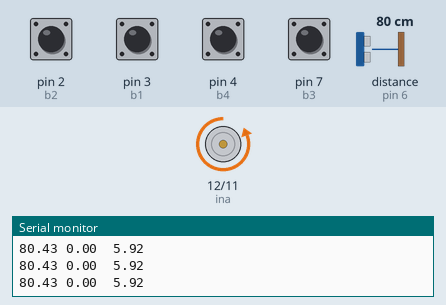
The sketch below on a simulated Arduino Uno, built with avr-gcc and run on an emulated ATmega328P. On the bench: motor-driver pin pairs drawn as motors (green arrow = first pin HIGH = forward, orange = second pin HIGH = backward, longer = more drive, scaled by the enable pin), the last lines printed to the serial monitor. Wiring (inferred from the names in the program): ultrasonic range finder: trigger pin 5; echo pin 6. The inputs (shaded band) are chosen by the test bench; at power-on: pin 2 (b2), pin 3 (b1), pin 4 (b4), pin 7 (b3) HIGH, distance to the obstacle (sensor on pin 6) 80 cm. The echo pulse lasts 58.3 µs per cm.

Above: at 1.2 s.
1.3 s: pin 2 (b2) pulled LOW for 0.15 s
4.3 s: distance to the obstacle (sensor on pin 6) set to 250 cm
At 5.6 s:
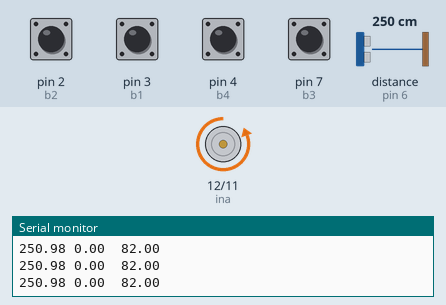
5.9 s: distance to the obstacle (sensor on pin 6) set to 2 cm
At 7.3 s:
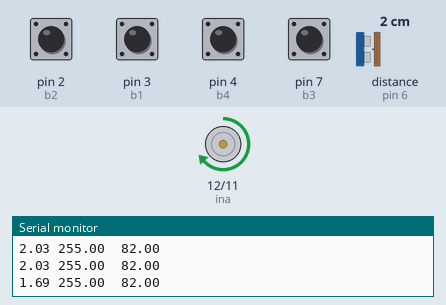
8.9 s: pin 4 (b4) pulled LOW for 0.15 s
At 9.06 s:
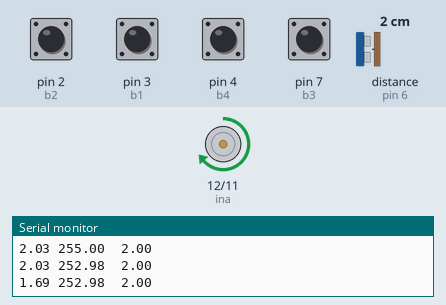
12.0 s: distance to the obstacle (sensor on pin 6) set to 18 cm
At 13.3 s:
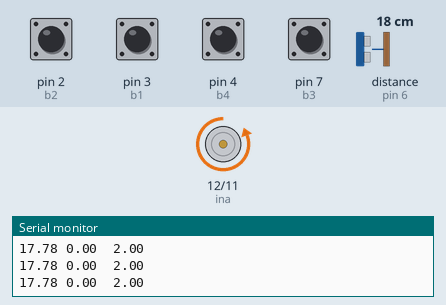
13.6 s: pin 3 (b1) pulled LOW for 0.15 s
At 14.0 s:
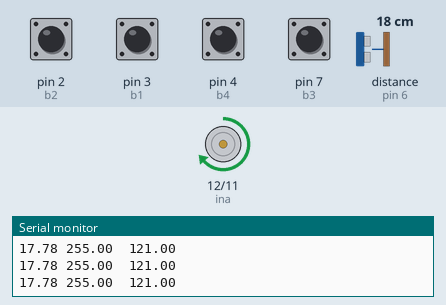
Timing chart, 0 to 16.6 s (numbered marks = the images above; inputs shaded):
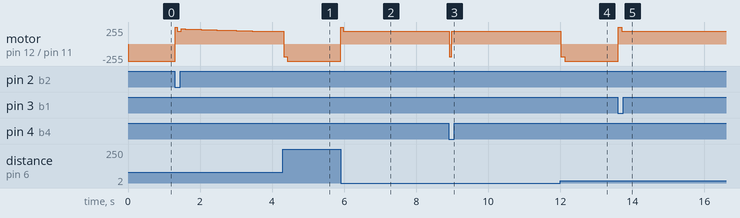

Measured:
- after the input at 4.3 s, motor on pin 12 (ina) / pin 11 (inb): forward 190/255 → backward 190/255 at once, → backward 255/255 0.09 s later
- after the input at 5.9 s, motor on pin 12 (ina) / pin 11 (inb): backward 255/255 → forward 255/255 at once, → forward 190/255 0.08 s later
- after the input at 8.9 s, motor on pin 12 (ina) / pin 11 (inb): forward 190/255 → backward 190/255 at once, → forward 191/255 0.08 s later, → forward 190/255 0.12 s later
- after the input at 12.0 s, motor on pin 12 (ina) / pin 11 (inb): forward 190/255 → backward 190/255 at once, → backward 255/255 0.10 s later
- after the input at 13.6 s, motor on pin 12 (ina) / pin 11 (inb): backward 255/255 → forward 255/255 at once, → forward 190/255 0.09 s later

The sketch:

teste_elevador.ino
```cpp
#include <PID_v1.h>
/*
ponteh
10 pwm
12 ina
11 inb
sensor
trig 5
echo 6
*/


// define as distancias dos andares
#define F1 121.00
#define F2 82.00
#define F3 43.00
#define F4 2.00

// define os pinos para a ponteH
const byte pwm = 10;
const byte ina = 12;
const byte inb = 11;

//Define os pinos para o trigger e echo
const byte trig = 5;
const byte echo = 6;

// define os botões
const byte b1 = 3;
const byte b2 = 2;
const byte b3 = 7;
const byte b4 = 4;

// define variavel que guarda set points
double setpoint = 5.92;

// define as variaveis do botão
bool b1_value;
bool b2_value;
bool b3_value;
bool b4_value;

// define as constantes do PID
double kp = 55;
double ki = 35;
double kd = 70;

// defiene os parametros do pid
double input;
double output;
double echo_time;

// cria o objeto PID
PID myPID(&input, &output, &setpoint, kp,ki,kd, DIRECT);

// funções de movimento;
void mov_down(byte a, byte b){
 digitalWrite(a, LOW);
  digitalWrite(b, HIGH);
}

void mov_up(byte a, byte b){
   digitalWrite(a, HIGH);
   digitalWrite(b, LOW);
}

void stp(byte a, byte b){
   digitalWrite(a, HIGH);
  digitalWrite(b, HIGH);
}


void setup(){
  myPID.SetMode(AUTOMATIC);
  Serial.begin(9600);
  pinMode(pwm, OUTPUT);
  pinMode(ina, OUTPUT);
  pinMode(inb, OUTPUT);
  pinMode(trig, OUTPUT);
  pinMode(echo, INPUT);
  pinMode(b1, INPUT_PULLUP);
  pinMode(b2, INPUT_PULLUP);
  pinMode(b3, INPUT_PULLUP);
  pinMode(b4, INPUT_PULLUP);
}

double dist(){
   double distance;
   // Start a trigger of 10us burst;
  digitalWrite(trig, LOW);
  delayMicroseconds(2);
  digitalWrite(trig, HIGH);
  delayMicroseconds(10);
  digitalWrite(trig, LOW);

  // Distance Calculation
     distance = pulseIn(echo, HIGH);
     distance= distance/58;
     return distance;
/*
The speed of sound is
340 m/s or 29 us per cm.
The Ultrasonic burst travels out & back.So
to find the distance of object we divide by 58
*/
}
/*double dist(){
   long microsec = sensor.timing();
   return sensor.convert(microsec, Ultrasonic::CM);
}
*/
void loop(){
   input = dist();
   //Serial.println(input);
  // leitura dos botões
   b1_value = digitalRead(b1);
   b2_value = digitalRead(b2);
   b3_value = digitalRead(b3);
   b4_value = digitalRead(b4);

if(!b1_value){
  setpoint =  F1;
}
if(!b2_value){
  setpoint =  F2;
}
if(!b3_value){
  setpoint =  F3;
}
if(!b4_value){
  setpoint =  F4;
}

double vel_motor = map(output, 0, 1000, 255, 0);

myPID.Compute();
if(setpoint - input > 0){
  mov_up(ina, inb);
  analogWrite(pwm, vel_motor);
}
else if(setpoint - input < 0){
  mov_down(ina, inb);
  analogWrite(pwm, vel_motor);
}
else if(setpoint - input == 0){
  stp(ina,inb);
}
    Serial.print(input);
    Serial.print(" ");
    Serial.print(output);
    Serial.print(" ");
   /* Serial.print(pwm);
    */
    Serial.print(" ");
    Serial.println(setpoint);

}
```
